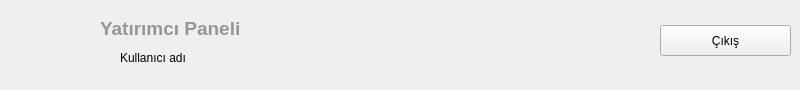
               <widget class="QWidget" name="widget_2" native="true">
                <property name="sizePolicy">
                 <sizepolicy hsizetype="Expanding" vsizetype="Expanding">
                  <horstretch>0</horstretch>
                  <verstretch>0</verstretch>
                 </sizepolicy>
                </property>
                <property name="minimumSize">
                 <size>
                  <width>0</width>
                  <height>80</height>
                 </size>
                </property>
                <widget class="QLabel" name="label_4">
                 <property name="geometry">
                  <rect>
                   <x>30</x>
                   <y>10</y>
                   <width>49</width>
                   <height>16</height>
                  </rect>
                 </property>
                 <property name="text">
                  <string/>
                 </property>
                </widget>
                <widget class="QLabel" name="label_5">
                 <property name="geometry">
                  <rect>
                   <x>20</x>
                   <y>10</y>
                   <width>91</width>
                   <height>71</height>
                  </rect>
                 </property>
                 <property name="text">
                  <string/>
                 </property>
                 <property name="pixmap">
                  <pixmap>../../QT projects/VTYS/proje adımlar/Ekran görüntüsü 2025-12-08 152749.png</pixmap>
                 </property>
                </widget>
                <widget class="QLabel" name="KullaniciAdiLabel">
                 <property name="geometry">
                  <rect>
                   <x>120</x>
                   <y>50</y>
                   <width>91</width>
                   <height>16</height>
                  </rect>
                 </property>
                 <property name="styleSheet">
                  <string notr="true">color: rgb(0,0,0)
</string>
                 </property>
                 <property name="text">
                  <string>Kullanıcı adı</string>
                 </property>
                </widget>
                <widget class="QLabel" name="YatirimciPaneliLabel">
                 <property name="geometry">
                  <rect>
                   <x>100</x>
                   <y>20</y>
                   <width>141</width>
                   <height>16</height>
                  </rect>
                 </property>
                 <property name="font">
                  <font>
                   <pointsize>14</pointsize>
                   <bold>true</bold>
                  </font>
                 </property>
                 <property name="styleSheet">
                  <string notr="true">color : rgb(150,150,150)
</string>
                 </property>
                 <property name="text">
                  <string>Yatırımcı Paneli</string>
                 </property>
                </widget>
                <widget class="QPushButton" name="ExitButton">
                 <property name="geometry">
                  <rect>
                   <x>660</x>
                   <y>25</y>
                   <width>131</width>
                   <height>31</height>
                  </rect>
                 </property>
                 <property name="styleSheet">
                  <string notr="true">color: rgb(0,0,0)
</string>
                 </property>
                 <property name="text">
                  <string>Çıkış</string>
                 </property>
                 <property name="icon">
                  <iconset>
                   <normaloff>../../QT projects/VTYS/proje adımlar/logout.png</normaloff>../../QT projects/VTYS/proje adımlar/logout.png</iconset>
                 </property>
                 <property name="iconSize">
                  <size>
                   <width>24</width>
                   <height>24</height>
                  </size>
                 </property>
                </widget>
               </widget>
